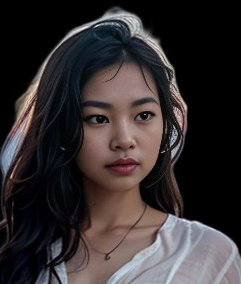
#> input picture SadTalker/test/art_0_360_nobg.png, 241 x 284 px
$ python launcher.py
#> lines starting #> are read from the running program, lines starting #| are printed output that depends on the picture; after the words box and inside, x2 and y2 are one past the last pixel; in counts of white or black regions, pixels touching at a corner belong together
import cv2
import numpy as np

# Read grayscale image
image = cv2.imread('test/art_0_360_nobg.png')
#> image is the input picture: shape (284, 241, 3); mean B, G, R 48.4, 47.3, 53.3
# [4 lines of commented-out code are left out]
cv2.imshow('Original1', image)
# cv2.imwrite('test/result_img01.png', image)


if image is None:
    print("Could not read the image.")
    exit()

h, w = image.shape[:2]
#> h = 284; w = 241
image_test = cv2.cvtColor(image, cv2.COLOR_BGR2GRAY)
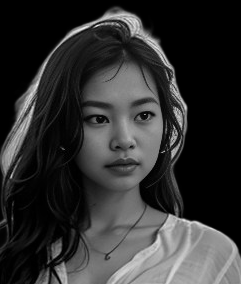
#> image_test: shape (284, 241); min 0, max 236, mean 49.2
image_bg = cv2.imread('test/art_0_360.png')
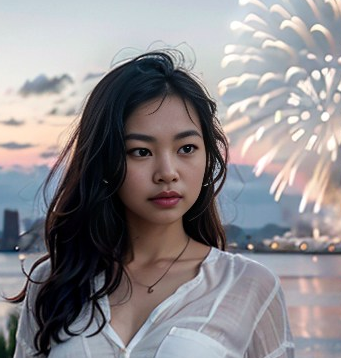
#> input picture SadTalker/test/art_0_360.png, 341 x 358 px
#> image_bg is the input picture: shape (358, 341, 3); mean B, G, R 139.9, 136.9, 140.5

if image_bg is None:
    print("Could not read the background image.")
    exit()

image_bg = cv2.resize(image_bg, (w, h))
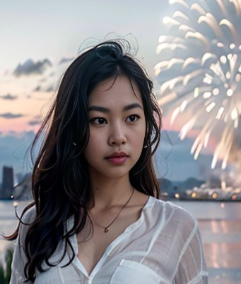
#> image_bg: shape (284, 241, 3); mean B, G, R 139.8, 136.8, 140.4

# Apply adaptive thresholding
adaptive_threshold_image = cv2.adaptiveThreshold(image_test, 255, cv2.ADAPTIVE_THRESH_MEAN_C, cv2.THRESH_BINARY, 11, 2)
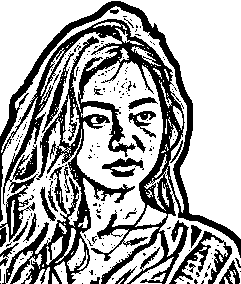
#> adaptive_threshold_image: shape (284, 241); 67.3% white; 208 black regions (185 under 20 px), largest, box (x1, y1, x2, y2) and area: (0, 1, 241, 284) 18326, (169, 231, 232, 284) 886, (42, 53, 74, 133) 411

# Loop to manipulate image
for i in range(h):
    for j in range(w - 1):  # Change here to avoid index out of bound
        if adaptive_threshold_image[i, j] == 0 and adaptive_threshold_image[i, j + 1] == 255:  # Change here to correct the indices
            image[i, 0:j, :] = [0,0,0]
            break
    for j in range(w-1, 0, -1):
        if adaptive_threshold_image[i, j] == 0 and adaptive_threshold_image[i, j - 1] == 255:  # Change here to correct the indices
            image[i, j:w-1, :] = [0,0,0]
            break
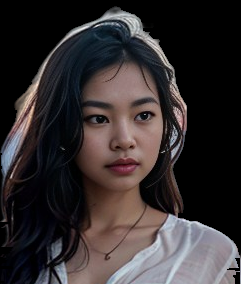
#> image: shape (284, 241, 3); 2.91% of pixels changed, all inside (x1, y1, x2, y2) = (0, 3, 240, 284)

# Show images


cv2.imshow('Original', image)
cv2.imshow('Adaptive Threshold', adaptive_threshold_image)
cv2.waitKey(0)
cv2.destroyAllWindows()
